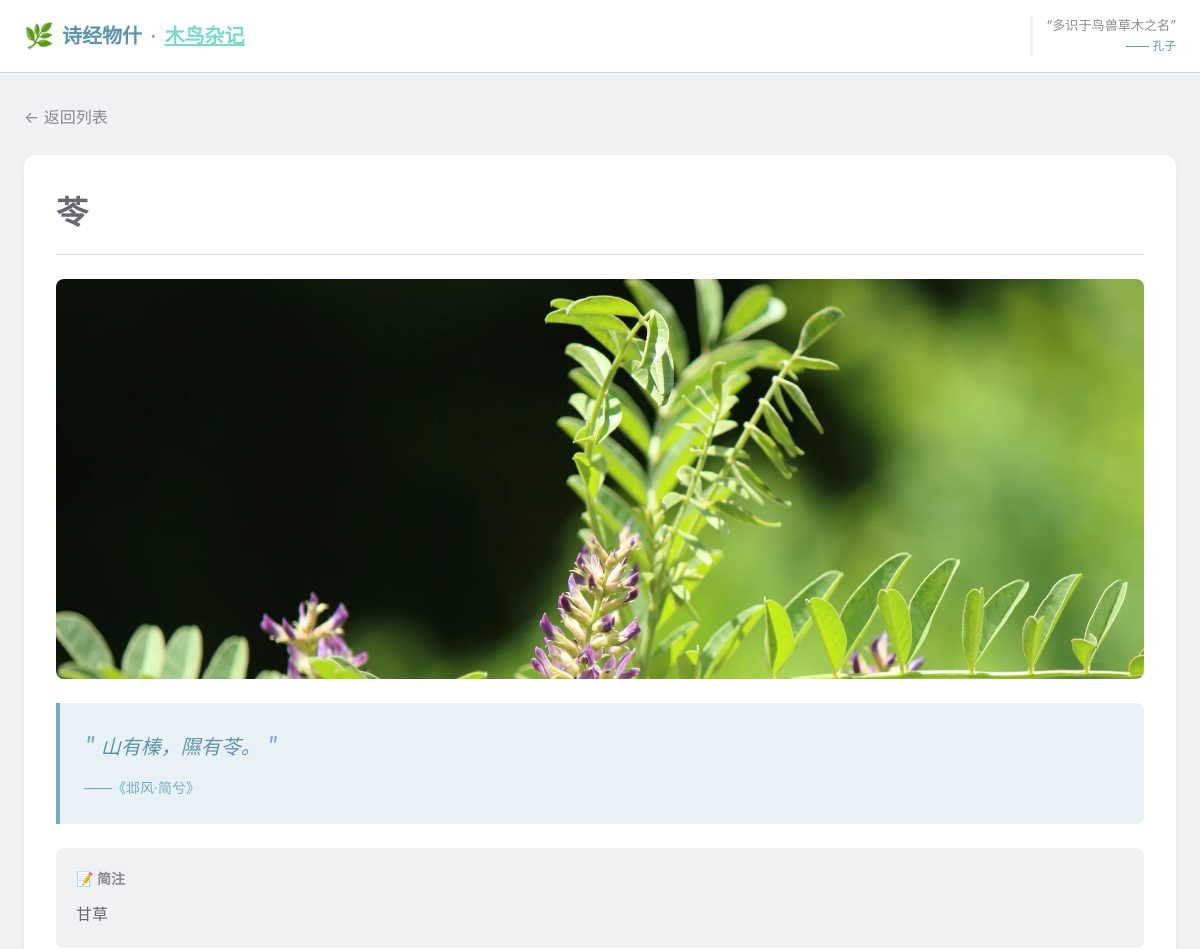
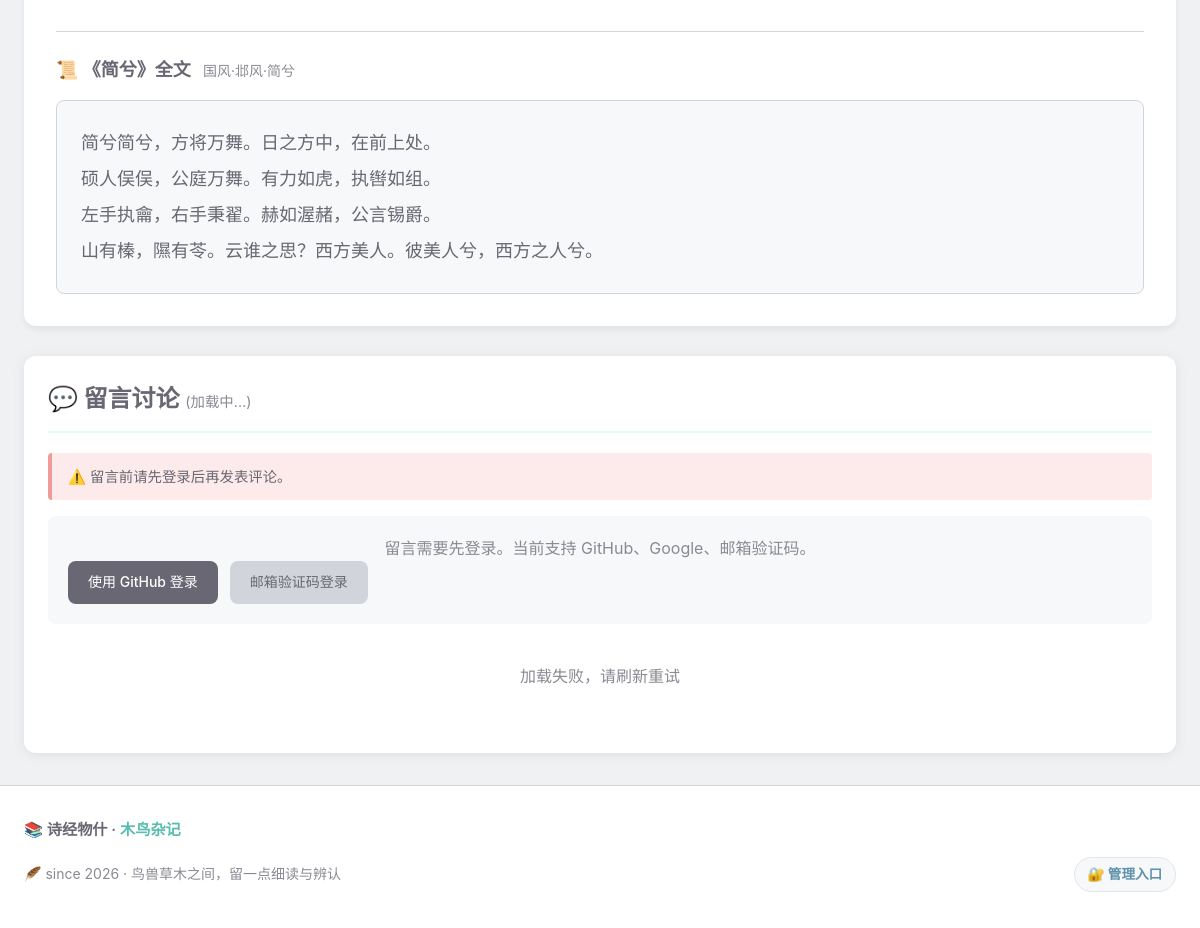
Page /item/32 (signed in) on the committed database (2 pictures, top to bottom).
### shijing_things/models/models.py (models this page shows, shortened)
class ShijingItem(Base):
    __tablename__ = "shijing_items"
    id = Column(Integer, primary_key=True, index=True)
    name = Column(String(100), nullable=False, index=True)
    category = Column(String(10), nullable=False, index=True)  # 草、木、鸟、兽、虫、鱼
    title = Column(String(100), nullable=False, index=True)  # 所属诗篇标题
    chapter = Column(String(50), nullable=False, index=True)  # 章节（如：国风、小雅）
    section = Column(String(50), nullable=False, index=True)  # 部分（如：周南、鹿鸣之什）
    poem_id = Column(Integer, nullable=False, index=True)  # 诗篇ID
    quote = Column(Text, nullable=False)  # 引用诗句
    description = Column(Text, nullable=True)  # 简要注释
    image_url = Column(String(255), nullable=True, default="")  # 图片路径
    modern_name = Column(String(255), nullable=True, default="")  # 今名
    taxonomy = Column(String(255), nullable=True, default="")  # 纲目属
    symbolism = Column(Text, nullable=True, default="")  # 寓意
    wiki_link = Column(String(255), nullable=True, default="")  # 百科链接

class Poem(Base):
    __tablename__ = "poems"
    id = Column(Integer, primary_key=True, index=True)
    title = Column(String(100), nullable=False, unique=True, index=True)  # 诗名
    chapter = Column(String(50), nullable=False, index=True)  # 章节（如：国风）
    section = Column(String(50), nullable=False, index=True)  # 部分（如：周南）
    content = Column(Text, nullable=False)  # 诗篇内容（JSON 数组字符串）
    full_source = Column(String(100), nullable=False)  # 完整来源（如：国风·周南·关雎）

### shijing_things/routers/pages.py (the view)
@router.get("/item/{item_id}", response_class=HTMLResponse)
def item_detail(item_id: int, request: Request, db: Session = Depends(get_db)):
    item = crud_item.get(db, item_id=item_id)
    if not item:
        raise HTTPException(status_code=404, detail="事物不存在")
    poem = crud_poem.get_by_title(db, title=item.title)
    poem_content = []
    if poem:
        try:
            poem_content = json.loads(poem.content)
        except:
            poem_content = []
    return templates.TemplateResponse("detail.html", {
        "request": request,
        "item": item,
        "poem": poem,
        "poem_content": poem_content,
        "is_admin": is_admin(request),
        "is_oauth_user": is_oauth_user(request),
        "github_login_url": f"/auth/login?next={request.url.path}",
        "wechat_login_url": f"/auth/login?provider=wechat&next={request.url.path}",
        "comment_login_page_url": f"/login?next={request.url.path}",
        "comment_user_name": request.session.get("comment_nickname") or request.session.get("comment_username") or "登录用户",
        "comment_user_avatar": request.session.get("comment_avatar_url") or "",
        "comment_auth_label": get_comment_auth_label(request),
        "google_login_url": f"/auth/login?provider=google&next={request.url.path}",
        "google_oauth_enabled": bool(settings.google_client_id and settings.google_client_secret),
        "wechat_oauth_enabled": bool(settings.wechat_app_id and settings.wechat_app_secret),
    })

### shijing_things/templates/detail.html (shortened to what this page needs)
{% extends "base.html" %}
{% block content %}
<div class="container">
    <a href="/" class="back-link">← 返回列表</a>
    <article class="detail-card">
        <header class="detail-header">
            <h1 class="detail-title">
                {{ item.name }}
                <span class="category-badge category-{{ item.category }}">{{ item.category }}类</span>
            </h1>
        </header>
        <div class="detail-body">
            <div class="detail-image">
                {% if item.image_url %}
                <img src="{{ item.image_url }}" alt="{{ item.name }}">
                {% endif %}
            </div>
            <blockquote class="detail-quote">
                <span class="quote-mark">"</span>
                {{ item.quote }}
                <span class="quote-mark">"</span>
                <cite>——《{{ item.section }}·{{ item.title }}》</cite>
            </blockquote>
            <div class="detail-info">
                {% if item.description %}
                <div class="info-description">
                    <h3>📝 简注</h3>
                    <p>{{ item.description }}</p>
                </div>
                {% endif %}
            </div>
            {% if poem and poem_content %}
            <div class="poem-section">
                <h3 class="poem-title">
                    📜 《{{ poem.title }}》全文
                    <span class="poem-source">{{ poem.full_source }}</span>
                </h3>
                <div class="poem-content">
                    {% for line in poem_content %}
                    <p class="poem-line">{{ line }}</p>
                    {% endfor %}
                </div>
            </div>
            {% endif %}
        </div>
    </article>
    <section class="comments-section" id="comments-section">
        <h2 class="comments-title">
            💬 留言讨论
            <span class="comments-count" id="comments-count">(加载中...)</span>
        </h2>
        <div class="comment-limit-info" id="comment-limit-info" style="display: none;">
            <p class="limit-text"></p>
        </div>
        <div class="comment-login-tip" id="comment-login-tip" {% if is_oauth_user %}style="display: none;"{% endif %}>
            <p>留言需要先登录。当前支持 GitHub、Google、邮箱验证码{% if wechat_oauth_enabled %}，也支持微信登录{% endif %}。</p>
            <div class="comment-login-actions">
                <a class="btn btn-github" href="{{ github_login_url }}">使用 GitHub 登录</a>
                <a class="btn btn-secondary" href="{{ comment_login_page_url }}">邮箱验证码登录</a>
            </div>
        </div>
        <div class="comments-list" id="comments-list">
        </div>
    </section>
</div>
{% endblock %}

### shijing_things/templates/detail.html (style rules this page uses)
.comment-login-actions { display: flex; gap: 0.75rem; flex-wrap: wrap; }

### rows in the picture
ShijingItem: name "苓", image_url (picture), quote "山有榛，隰有苓。", section "邶风", title "简兮", description "甘草"
Poem: title "简兮", full_source "国风·邶风·简兮"

### other values in the picture
{{ line }} "简兮简兮，方将万舞。日之方中，在前上处。" "硕人俣俣，公庭万舞。有力如虎，执辔如组。" "左手执龠，右手秉翟。赫如渥赭，公言锡爵。" "山有榛，隰有苓。云谁之思？西方美人。彼美人兮，西方之人兮。"
